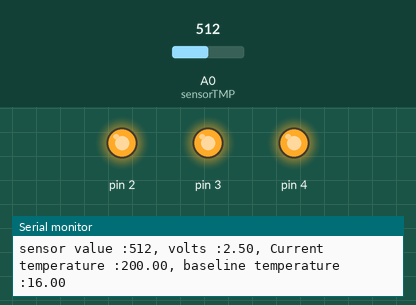
A sketch run on a simulated Arduino Uno, built with avr-gcc and run on an emulated ATmega328P. On the bench: output pins drawn as LEDs (lit = HIGH), the last lines printed to the serial monitor. The test bench sets the inputs (shaded band); at power-on: A0 (sensorTMP) = 512.

Above: at 2.8 s.
2.9 s: A0 (sensorTMP) set to 154
5.6 s: A0 (sensorTMP) set to 147
At 7.0 s:
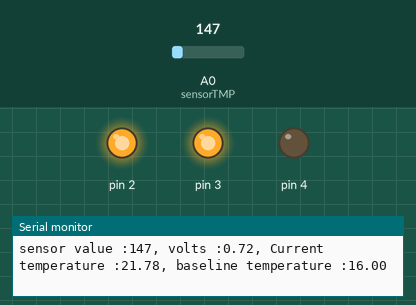
8.3 s: A0 (sensorTMP) set to 122
At 10.7 s:
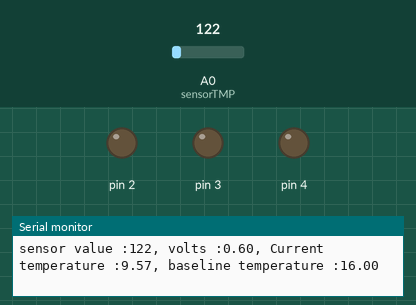
11.6 s: A0 (sensorTMP) set to 306
At 13.1 s:
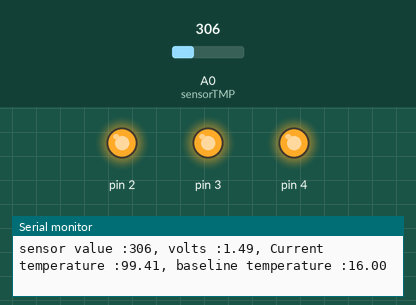
14.3 s: A0 (sensorTMP) set to 0
At 16.7 s:
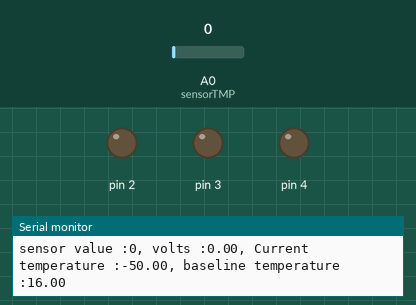
Timing chart, 0 to 18.2 s (numbered marks = the images above; inputs shaded):
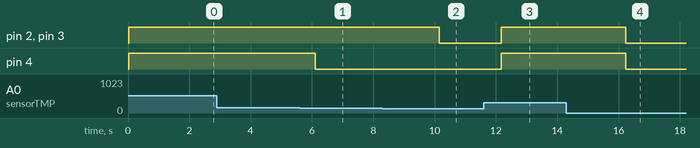

The sketch:

main.ino
```cpp
const int sensorTMP = A0;         //set tmp sensor to the a0 pin
const float baselineTemp = 16.0;  // room temperature

void setup() {
  Serial.begin(9600);  // open se port to comunicate with Arduino

  //set LED as output and its state to LOW
  for (int pn = 2; pn < 5; pn++) {
    pinMode(pn, OUTPUT);
    digitalWrite(pn, LOW);
  }
}

void loop() {
  int sensorValue = analogRead(sensorTMP);       //in celcius
  float voltage = (sensorValue / 1024.0) * 5.0;  // Convert ADC(Analog to Digital Converter) as tension
  float temperature = (voltage - 0.5) * 100;


  Serial.print("sensor value :");
  Serial.print(sensorValue);

  Serial.print(", volts :");
  Serial.print(voltage);

  Serial.print(", Current temperature :");
  Serial.print(temperature);

  Serial.print(", baseline temperature :");
  Serial.println(baselineTemp);

  if (temperature < baselineTemp + 2) {
    digitalWrite(2, LOW);
    digitalWrite(3, LOW);
    digitalWrite(4, LOW);
  } else if (temperature >= baselineTemp + 4 && temperature < baselineTemp + 6) {
    digitalWrite(2, HIGH);
    digitalWrite(3, HIGH);
    digitalWrite(4, LOW);
  } else if (temperature >= baselineTemp + 6) {
    digitalWrite(2, HIGH);
    digitalWrite(3, HIGH);
    digitalWrite(4, HIGH);
  }

  delay(2000);
}
```

Measured:
- the behaviour switches between 148 and 147 on A0 (sensorTMP) (found by bisection; images 0 and 1)
- after the input at 5.6 s, pin 4: HIGH → LOW after 0.50 s
- after the input at 8.3 s, pin 2, pin 3: HIGH → LOW after 1.9 s
- after the input at 11.6 s, pin 2–4: LOW → HIGH after 0.58 s
- after the input at 14.3 s, pin 2–4: HIGH → LOW after 1.9 s
